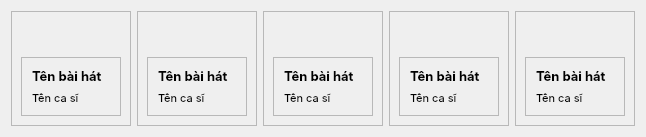
            <widget class="QWidget" name="cardframe" native="true">
             <property name="maximumSize">
              <size>
               <width>1440</width>
               <height>220</height>
              </size>
             </property>
             <property name="font">
              <font>
               <family>Inter</family>
              </font>
             </property>
             <layout class="QHBoxLayout" name="horizontalLayout_6">
              <item>
               <widget class="QFrame" name="card_1">
                <property name="maximumSize">
                 <size>
                  <width>170</width>
                  <height>200</height>
                 </size>
                </property>
                <property name="frameShape">
                 <enum>QFrame::StyledPanel</enum>
                </property>
                <property name="frameShadow">
                 <enum>QFrame::Raised</enum>
                </property>
                <layout class="QVBoxLayout" name="verticalLayout_16">
                 <item>
                  <layout class="QVBoxLayout" name="verticalLayout_3">
                   <item alignment="Qt::AlignHCenter">
                    <widget class="QLabel" name="label_2">
                     <property name="minimumSize">
                      <size>
                       <width>100</width>
                       <height>30</height>
                      </size>
                     </property>
                     <property name="maximumSize">
                      <size>
                       <width>100</width>
                       <height>100</height>
                      </size>
                     </property>
                     <property name="font">
                      <font>
                       <pointsize>1</pointsize>
                      </font>
                     </property>
                     <property name="text">
                      <string/>
                     </property>
                     <property name="pixmap">
                      <pixmap>resources.qrc/itunes.svg</pixmap>
                     </property>
                     <property name="scaledContents">
                      <bool>true</bool>
                     </property>
                    </widget>
                   </item>
                   <item>
                    <widget class="QFrame" name="frame">
                     <property name="frameShape">
                      <enum>QFrame::StyledPanel</enum>
                     </property>
                     <property name="frameShadow">
                      <enum>QFrame::Raised</enum>
                     </property>
                     <layout class="QVBoxLayout" name="verticalLayout_2">
                      <property name="leftMargin">
                       <number>10</number>
                      </property>
                      <property name="topMargin">
                       <number>10</number>
                      </property>
                      <property name="rightMargin">
                       <number>10</number>
                      </property>
                      <property name="bottomMargin">
                       <number>10</number>
                      </property>
                      <item>
                       <widget class="QLabel" name="label_3">
                        <property name="font">
                         <font>
                          <pointsize>10</pointsize>
                          <weight>75</weight>
                          <bold>true</bold>
                         </font>
                        </property>
                        <property name="text">
                         <string>Tên bài hát</string>
                        </property>
                       </widget>
                      </item>
                      <item>
                       <widget class="QLabel" name="label_4">
                        <property name="font">
                         <font>
                          <pointsize>8</pointsize>
                         </font>
                        </property>
                        <property name="text">
                         <string>Tên ca sĩ</string>
                        </property>
                       </widget>
                      </item>
                     </layout>
                    </widget>
                   </item>
                  </layout>
                 </item>
                </layout>
               </widget>
              </item>
              <item>
               <widget class="QFrame" name="card_2">
                <property name="maximumSize">
                 <size>
                  <width>170</width>
                  <height>200</height>
                 </size>
                </property>
                <property name="frameShape">
                 <enum>QFrame::StyledPanel</enum>
                </property>
                <property name="frameShadow">
                 <enum>QFrame::Raised</enum>
                </property>
                <layout class="QVBoxLayout" name="verticalLayout_12">
                 <item>
                  <layout class="QVBoxLayout" name="verticalLayout_4">
                   <item alignment="Qt::AlignHCenter">
                    <widget class="QLabel" name="label_5">
                     <property name="minimumSize">
                      <size>
                       <width>100</width>
                       <height>30</height>
                      </size>
                     </property>
                     <property name="maximumSize">
                      <size>
                       <width>100</width>
                       <height>100</height>
                      </size>
                     </property>
                     <property name="font">
                      <font>
                       <pointsize>1</pointsize>
                      </font>
                     </property>
                     <property name="text">
                      <string/>
                     </property>
                     <property name="pixmap">
                      <pixmap>resources.qrc/itunes.svg</pixmap>
                     </property>
                     <property name="scaledContents">
                      <bool>true</bool>
                     </property>
                    </widget>
                   </item>
                   <item>
                    <widget class="QFrame" name="frame_2">
                     <property name="frameShape">
                      <enum>QFrame::StyledPanel</enum>
                     </property>
                     <property name="frameShadow">
                      <enum>QFrame::Raised</enum>
                     </property>
                     <layout class="QVBoxLayout" name="verticalLayout_5">
                      <property name="leftMargin">
                       <number>10</number>
                      </property>
                      <property name="topMargin">
                       <number>10</number>
                      </property>
                      <property name="rightMargin">
                       <number>10</number>
                      </property>
                      <property name="bottomMargin">
                       <number>10</number>
                      </property>
                      <item>
                       <widget class="QLabel" name="label_6">
                        <property name="font">
                         <font>
                          <pointsize>10</pointsize>
                          <weight>75</weight>
                          <bold>true</bold>
                         </font>
                        </property>
                        <property name="text">
                         <string>Tên bài hát</string>
                        </property>
                       </widget>
                      </item>
                      <item>
                       <widget class="QLabel" name="label_7">
                        <property name="font">
                         <font>
                          <pointsize>8</pointsize>
                         </font>
                        </property>
                        <property name="text">
                         <string>Tên ca sĩ</string>
                        </property>
                       </widget>
                      </item>
                     </layout>
                    </widget>
                   </item>
                  </layout>
                 </item>
                </layout>
               </widget>
              </item>
              <item>
               <widget class="QFrame" name="card_3">
                <property name="maximumSize">
                 <size>
                  <width>170</width>
                  <height>200</height>
                 </size>
                </property>
                <property name="frameShape">
                 <enum>QFrame::StyledPanel</enum>
                </property>
                <property name="frameShadow">
                 <enum>QFrame::Raised</enum>
                </property>
                <layout class="QVBoxLayout" name="verticalLayout_13">
                 <item>
                  <layout class="QVBoxLayout" name="verticalLayout_6">
                   <item alignment="Qt::AlignHCenter">
                    <widget class="QLabel" name="label_8">
                     <property name="minimumSize">
                      <size>
                       <width>100</width>
                       <height>30</height>
                      </size>
                     </property>
                     <property name="maximumSize">
                      <size>
                       <width>100</width>
                       <height>100</height>
                      </size>
                     </property>
                     <property name="font">
                      <font>
                       <pointsize>1</pointsize>
                      </font>
                     </property>
                     <property name="text">
                      <string/>
                     </property>
                     <property name="pixmap">
                      <pixmap>resources.qrc/itunes.svg</pixmap>
                     </property>
                     <property name="scaledContents">
                      <bool>true</bool>
                     </property>
                    </widget>
                   </item>
                   <item>
                    <widget class="QFrame" name="frame_3">
                     <property name="frameShape">
                      <enum>QFrame::StyledPanel</enum>
                     </property>
                     <property name="frameShadow">
                      <enum>QFrame::Raised</enum>
                     </property>
                     <layout class="QVBoxLayout" name="verticalLayout_7">
                      <property name="leftMargin">
                       <number>10</number>
                      </property>
                      <property name="topMargin">
                       <number>10</number>
                      </property>
                      <property name="rightMargin">
                       <number>10</number>
                      </property>
                      <property name="bottomMargin">
                       <number>10</number>
                      </property>
                      <item>
                       <widget class="QLabel" name="label_9">
                        <property name="font">
                         <font>
                          <pointsize>10</pointsize>
                          <weight>75</weight>
                          <bold>true</bold>
                         </font>
                        </property>
                        <property name="text">
                         <string>Tên bài hát</string>
                        </property>
                       </widget>
                      </item>
                      <item>
                       <widget class="QLabel" name="label_10">
                        <property name="font">
                         <font>
                          <pointsize>8</pointsize>
                         </font>
                        </property>
                        <property name="text">
                         <string>Tên ca sĩ</string>
                        </property>
                       </widget>
                      </item>
                     </layout>
                    </widget>
                   </item>
                  </layout>
                 </item>
                </layout>
               </widget>
              </item>
              <item>
               <widget class="QFrame" name="card_4">
                <property name="maximumSize">
                 <size>
                  <width>170</width>
                  <height>200</height>
                 </size>
                </property>
                <property name="frameShape">
                 <enum>QFrame::StyledPanel</enum>
                </property>
                <property name="frameShadow">
                 <enum>QFrame::Raised</enum>
                </property>
                <layout class="QVBoxLayout" name="verticalLayout_14">
                 <item>
                  <layout class="QVBoxLayout" name="verticalLayout_8">
                   <item alignment="Qt::AlignHCenter">
                    <widget class="QLabel" name="label_11">
                     <property name="minimumSize">
                      <size>
                       <width>100</width>
                       <height>30</height>
                      </size>
                     </property>
                     <property name="maximumSize">
                      <size>
                       <width>100</width>
                       <height>100</height>
                      </size>
                     </property>
                     <property name="font">
                      <font>
                       <pointsize>1</pointsize>
                      </font>
                     </property>
                     <property name="text">
                      <string/>
                     </property>
                     <property name="pixmap">
                      <pixmap>resources.qrc/itunes.svg</pixmap>
                     </property>
                     <property name="scaledContents">
                      <bool>true</bool>
                     </property>
                    </widget>
                   </item>
                   <item>
                    <widget class="QFrame" name="frame_4">
                     <property name="frameShape">
                      <enum>QFrame::StyledPanel</enum>
                     </property>
                     <property name="frameShadow">
                      <enum>QFrame::Raised</enum>
                     </property>
                     <layout class="QVBoxLayout" name="verticalLayout_9">
                      <property name="leftMargin">
                       <number>10</number>
                      </property>
                      <property name="topMargin">
                       <number>10</number>
                      </property>
                      <property name="rightMargin">
                       <number>10</number>
                      </property>
                      <property name="bottomMargin">
                       <number>10</number>
                      </property>
                      <item>
                       <widget class="QLabel" name="label_12">
                        <property name="font">
                         <font>
                          <pointsize>10</pointsize>
                          <weight>75</weight>
                          <bold>true</bold>
                         </font>
                        </property>
                        <property name="text">
                         <string>Tên bài hát</string>
                        </property>
                       </widget>
                      </item>
                      <item>
                       <widget class="QLabel" name="label_13">
                        <property name="font">
                         <font>
                          <pointsize>8</pointsize>
                         </font>
                        </property>
                        <property name="text">
                         <string>Tên ca sĩ</string>
                        </property>
                       </widget>
                      </item>
                     </layout>
                    </widget>
                   </item>
                  </layout>
                 </item>
                </layout>
               </widget>
              </item>
              <item>
               <widget class="QFrame" name="card_5">
                <property name="maximumSize">
                 <size>
                  <width>170</width>
                  <height>200</height>
                 </size>
                </property>
                <property name="frameShape">
                 <enum>QFrame::StyledPanel</enum>
                </property>
                <property name="frameShadow">
                 <enum>QFrame::Raised</enum>
                </property>
                <layout class="QVBoxLayout" name="verticalLayout_15">
                 <item>
                  <layout class="QVBoxLayout" name="verticalLayout_10">
                   <item alignment="Qt::AlignHCenter">
                    <widget class="QLabel" name="label_14">
                     <property name="minimumSize">
                      <size>
                       <width>100</width>
                       <height>30</height>
                      </size>
                     </property>
                     <property name="maximumSize">
                      <size>
                       <width>100</width>
                       <height>100</height>
                      </size>
                     </property>
                     <property name="font">
                      <font>
                       <pointsize>1</pointsize>
                      </font>
                     </property>
                     <property name="text">
                      <string/>
                     </property>
                     <property name="pixmap">
                      <pixmap>resources.qrc/itunes.svg</pixmap>
                     </property>
                     <property name="scaledContents">
                      <bool>true</bool>
                     </property>
                    </widget>
                   </item>
                   <item>
                    <widget class="QFrame" name="frame_5">
                     <property name="frameShape">
                      <enum>QFrame::StyledPanel</enum>
                     </property>
                     <property name="frameShadow">
                      <enum>QFrame::Raised</enum>
                     </property>
                     <layout class="QVBoxLayout" name="verticalLayout_11">
                      <property name="leftMargin">
                       <number>10</number>
                      </property>
                      <property name="topMargin">
                       <number>10</number>
                      </property>
                      <property name="rightMargin">
                       <number>10</number>
                      </property>
                      <property name="bottomMargin">
                       <number>10</number>
                      </property>
                      <item>
                       <widget class="QLabel" name="label_15">
                        <property name="font">
                         <font>
                          <pointsize>10</pointsize>
                          <weight>75</weight>
                          <bold>true</bold>
                         </font>
                        </property>
                        <property name="text">
                         <string>Tên bài hát</string>
                        </property>
                       </widget>
                      </item>
                      <item>
                       <widget class="QLabel" name="label_16">
                        <property name="font">
                         <font>
                          <pointsize>8</pointsize>
                         </font>
                        </property>
                        <property name="text">
                         <string>Tên ca sĩ</string>
                        </property>
                       </widget>
                      </item>
                     </layout>
                    </widget>
                   </item>
                  </layout>
                 </item>
                </layout>
               </widget>
              </item>
             </layout>
            </widget>
